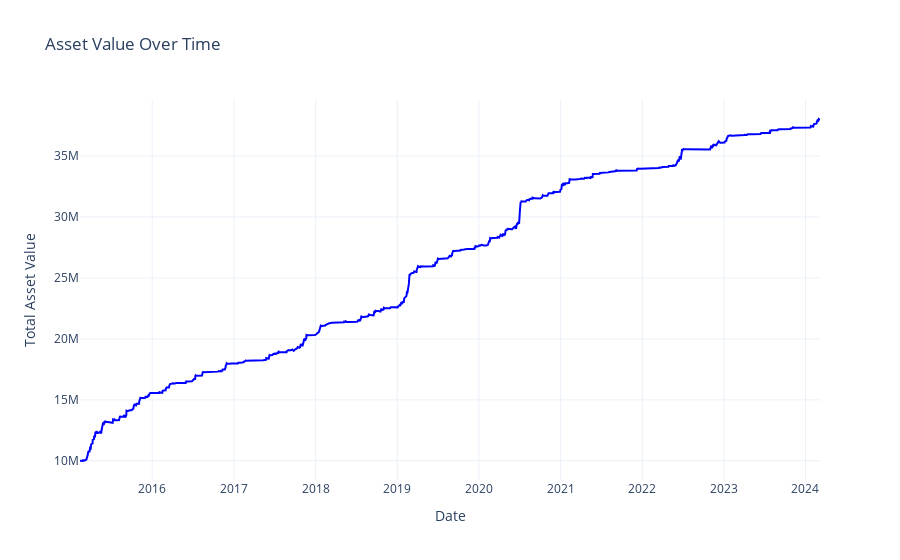
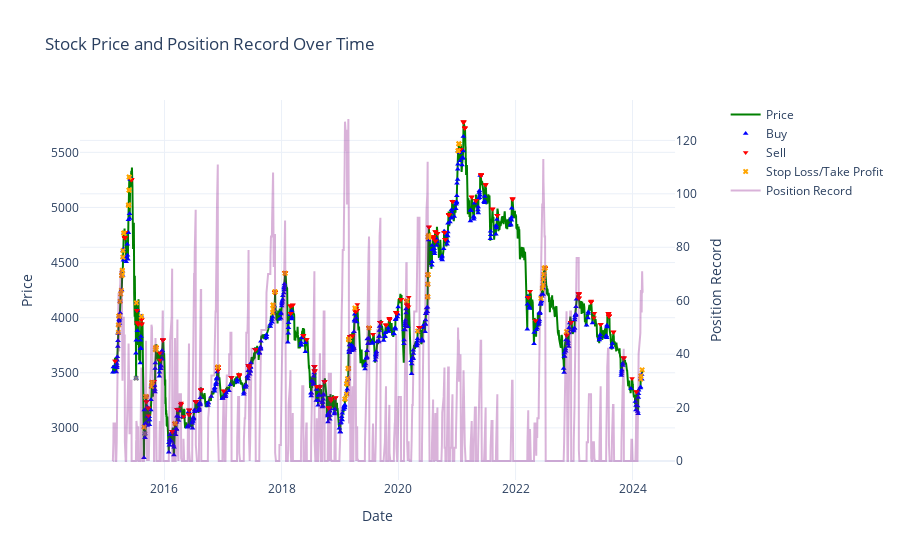

The notebook cell saved with these charts, in order:
### Code cell
import plotly.graph_objects as go
from plotly.subplots import make_subplots

def plots(data, trades, asset_record, position_record):
    fig1 = go.Figure()
    fig1.add_trace(go.Scatter(x=data['date'], y=asset_record, mode='lines', name='Total Asset Value', line=dict(color='blue')))
    fig1.update_layout(title='Asset Value Over Time', xaxis_title='Date', yaxis_title='Total Asset Value', template='plotly_white')
    fig1.show()

    fig2 = make_subplots(specs=[[{"secondary_y": True}]])
    
    fig2.add_trace(go.Scatter(x=data['date'], y=data['close'], mode='lines', name='Price', line=dict(color='green')), secondary_y=False)
    
    buy_dates = [data['date'][trade[3]] for trade in trades if trade[0] == 'buy']
    buy_prices = [trade[1] for trade in trades if trade[0] == 'buy']
    sell_dates = [data['date'][trade[3]] for trade in trades if trade[0] == 'sell']
    sell_prices = [trade[1] for trade in trades if trade[0] == 'sell']
    stop_dates = [data['date'][trade[3]] for trade in trades if trade[0] == 'stop']
    stop_prices = [trade[1] for trade in trades if trade[0] == 'stop']
    stop_types = [trade[4] for trade in trades if trade[0] == 'stop']

    fig2.add_trace(go.Scatter(x=buy_dates, y=buy_prices, mode='markers', name='Buy', marker=dict(color='blue', size=5, symbol='triangle-up')), secondary_y=False)
    fig2.add_trace(go.Scatter(x=sell_dates, y=sell_prices, mode='markers', name='Sell', marker=dict(color='red', size=5, symbol='triangle-down')), secondary_y=False)
    fig2.add_trace(go.Scatter(x=stop_dates, y=stop_prices, mode='markers', name='Stop Loss/Take Profit', 
                              marker=dict(color=['orange' if typ == 'profit' else 'grey' for typ in stop_types], size=5, symbol='x')), secondary_y=False)
    
    fig2.add_trace(go.Scatter(x=data['date'], y=position_record, mode='lines', name='Position Record', line=dict(color='purple'), opacity=0.3), secondary_y=True)


    fig2.update_layout(title='Stock Price and Position Record Over Time', xaxis_title='Date', template='plotly_white')
    fig2.update_yaxes(title_text='Price', secondary_y=False)
    fig2.update_yaxes(title_text='Position Record', secondary_y=True)

    fig2.show()
plots(full_data, trades, asset_record, position_record)

### Figure 1 — Plotly figure (JSON) as saved in the notebook; plotly's stock layout.template omitted (floating-point values rounded to 4 significant figures; data arrays with more than 128 entries replaced by an {"elided": "..."} marker saying what was removed)
{"data": [{"line": {"color": "blue"}, "mode": "lines", "name": "Total Asset Value", "type": "scatter", "x": {"elided": "2202 str values"}, "y": {"elided": "2202 float values"}}], "layout": {"title": {"text": "Asset Value Over Time"}, "xaxis": {"title": {"text": "Date"}}, "yaxis": {"title": {"text": "Total Asset Value"}}}}

### Figure 2 — Plotly figure (JSON) as saved in the notebook; plotly's stock layout.template omitted (floating-point values rounded to 4 significant figures; data arrays with more than 128 entries replaced by an {"elided": "..."} marker saying what was removed)
{"data": [{"line": {"color": "green"}, "mode": "lines", "name": "Price", "type": "scatter", "x": {"elided": "2202 str values"}, "xaxis": "x", "y": {"elided": "2202 float values"}, "yaxis": "y"}, {"marker": {"color": "blue", "size": 5, "symbol": "triangle-up"}, "mode": "markers", "name": "Buy", "type": "scatter", "x": {"elided": "576 str values"}, "xaxis": "x", "y": {"elided": "576 float values"}, "yaxis": "y"}, {"marker": {"color": "red", "size": 5, "symbol": "triangle-down"}, "mode": "markers", "name": "Sell", "type": "scatter", "x": {"elided": "571 str values"}, "xaxis": "x", "y": {"elided": "571 float values"}, "yaxis": "y"}, {"marker": {"color": ["orange", "orange", "orange", "orange", "orange", "orange", "orange", "orange", "orange", "orange", "orange", "orange", "orange", "orange", "orange", "orange", "orange", "orange", "orange", "orange", "orange", "orange", "orange", "orange", "orange", "orange", "orange", "grey", "orange", "orange", "orange", "grey", "orange", "orange", "orange", "orange", "orange", "orange", "orange", "orange", "orange", "orange", "orange", "orange", "orange", "orange", "orange", "orange", "orange", "orange", "orange", "orange", "orange", "orange", "orange", "orange", "orange", "orange", "orange", "orange", "orange", "orange", "orange", "orange", "orange", "orange", "orange", "orange", "orange", "orange", "orange", "orange", "orange", "orange", "orange", "orange", "orange", "orange", "orange", "orange", "orange", "orange", "orange", "orange", "orange", "orange", "orange", "orange", "orange", "orange", "orange", "orange", "orange", "orange", "orange", "orange", "orange", "orange", "orange", "orange", "orange", "orange", "orange", "orange", "orange", "orange", "orange", "orange", "orange", "orange", "orange", "orange", "orange", "orange", "orange", "orange", "orange", "orange", "orange", "orange", "orange", "orange", "orange", "orange", "orange"], "size": 5, "symbol": "x"}, "mode": "markers", "name": "Stop Loss/Take Profit", "type": "scatter", "x": ["2015-03-19T00:00:00", "2015-03-20T00:00:00", "2015-03-20T00:00:00", "2015-03-23T00:00:00", "2015-03-23T00:00:00", "2015-03-23T00:00:00", "2015-03-30T00:00:00", "2015-04-03T00:00:00", "2015-04-07T00:00:00", "2015-04-10T00:00:00", "2015-04-10T00:00:00", "2015-04-10T00:00:00", "2015-04-10T00:00:00", "2015-04-10T00:00:00", "2015-04-13T00:00:00", "2015-04-13T00:00:00", "2015-04-16T00:00:00", "2015-04-17T00:00:00", "2015-04-22T00:00:00", "2015-04-22T00:00:00", "2015-05-22T00:00:00", "2015-05-22T00:00:00", "2015-05-22T00:00:00", "2015-05-25T00:00:00", "2015-05-25T00:00:00", "2015-05-26T00:00:00", "2015-05-26T00:00:00", "2015-07-08T00:00:00", "2015-07-10T00:00:00", "2015-08-10T00:00:00", "2015-08-27T00:00:00", "2015-09-01T00:00:00", "2015-09-08T00:00:00", "2015-09-08T00:00:00", "2015-10-12T00:00:00", "2015-10-15T00:00:00", "2015-10-15T00:00:00", "2015-10-16T00:00:00", "2015-11-06T00:00:00", "2015-11-06T00:00:00", "2015-11-09T00:00:00", "2015-11-09T00:00:00", "2016-03-07T00:00:00", "2016-11-29T00:00:00", "2016-11-29T00:00:00", "2017-11-07T00:00:00", "2017-11-09T00:00:00", "2017-11-10T00:00:00", "2017-11-10T00:00:00", "2017-11-10T00:00:00", "2017-11-10T00:00:00", "2017-11-21T00:00:00", "2017-11-21T00:00:00", "2017-11-21T00:00:00", "2017-11-21T00:00:00", "2018-01-23T00:00:00", "2018-01-23T00:00:00", "2019-02-01T00:00:00", "2019-02-01T00:00:00", "2019-02-11T00:00:00", "2019-02-13T00:00:00", "2019-02-13T00:00:00", "2019-02-13T00:00:00", "2019-02-13T00:00:00", "2019-02-18T00:00:00", "2019-02-18T00:00:00", "2019-02-22T00:00:00", "2019-02-22T00:00:00", "2019-02-22T00:00:00", "2019-02-22T00:00:00", "2019-02-22T00:00:00", "2019-02-22T00:00:00", "2019-02-25T00:00:00", "2019-02-25T00:00:00", "2019-02-25T00:00:00", "2019-02-25T00:00:00", "2019-02-25T00:00:00", "2019-02-25T00:00:00", "2019-02-25T00:00:00", "2019-02-25T00:00:00", "2019-02-25T00:00:00", "2019-02-25T00:00:00", "2019-04-04T00:00:00", "2019-07-01T00:00:00", "2020-02-21T00:00:00", "2020-04-30T00:00:00", "2020-07-01T00:00:00", "2020-07-01T00:00:00", "2020-07-01T00:00:00", "2020-07-01T00:00:00", "2020-07-02T00:00:00", "2020-07-02T00:00:00", "2020-07-03T00:00:00", "2020-07-03T00:00:00", "2020-07-03T00:00:00", "2020-07-03T00:00:00", "2020-07-03T00:00:00", "2020-07-06T00:00:00", "2020-07-06T00:00:00", "2020-07-06T00:00:00", "2020-07-06T00:00:00", "2020-07-06T00:00:00", "2020-07-06T00:00:00", "2020-07-06T00:00:00", "2020-07-08T00:00:00", "2021-01-07T00:00:00", "2021-01-07T00:00:00", "2021-01-12T00:00:00", "2021-01-12T00:00:00", "2021-01-12T00:00:00", "2022-06-08T00:00:00", "2022-06-17T00:00:00", "2022-06-23T00:00:00", "2022-06-23T00:00:00", "2022-06-24T00:00:00", "2022-06-24T00:00:00", "2022-06-27T00:00:00", "2022-06-27T00:00:00", "2022-06-28T00:00:00", "2022-07-04T00:00:00", "2022-07-04T00:00:00", "2022-11-15T00:00:00", "2024-02-21T00:00:00", "2024-02-22T00:00:00", "2024-03-01T00:00:00"], "xaxis": "x", "y": [3867.0, 3934.0, 3934.0, 4014.0, 4014.0, 4014.0, 4148.0, 4215.0, 4248.0, 4383.0, 4383.0, 4383.0, 4383.0, 4383.0, 4429.0, 4429.0, 4549.0, 4608.0, 4767.0, 4767.0, 5022.0, 5022.0, 5022.0, 5157.0, 5157.0, 5276.0, 5276.0, 3450.0, 4134.0, 4012.0, 3007.0, 2948.0, 3285.0, 3285.0, 3376.0, 3410.0, 3410.0, 3413.0, 3710.0, 3710.0, 3731.0, 3731.0, 3041.0, 3551.0, 3551.0, 4047.0, 4078.0, 4113.0, 4113.0, 4113.0, 4113.0, 4234.0, 4234.0, 4234.0, 4234.0, 4403.0, 4403.0, 3261.0, 3261.0, 3306.0, 3400.0, 3400.0, 3400.0, 3400.0, 3446.0, 3446.0, 3539.0, 3539.0, 3539.0, 3539.0, 3539.0, 3539.0, 3803.0, 3803.0, 3803.0, 3803.0, 3803.0, 3803.0, 3803.0, 3803.0, 3803.0, 3803.0, 4088.0, 3907.0, 4153.0, 3878.0, 4190.0, 4190.0, 4190.0, 4190.0, 4303.0, 4303.0, 4390.0, 4390.0, 4390.0, 4390.0, 4390.0, 4733.0, 4733.0, 4733.0, 4733.0, 4733.0, 4733.0, 4733.0, 4747.0, 5515.0, 5515.0, 5577.0, 5577.0, 5577.0, 4175.0, 4266.0, 4298.0, 4298.0, 4348.0, 4348.0, 4394.0, 4394.0, 4449.0, 4452.0, 4452.0, 3874.0, 3443.0, 3472.0, 3527.0], "yaxis": "y"}, {"line": {"color": "purple"}, "mode": "lines", "name": "Position Record", "opacity": 0.3, "type": "scatter", "x": {"elided": "2202 str values"}, "xaxis": "x", "y": {"elided": "2202 int values"}, "yaxis": "y2"}], "layout": {"title": {"text": "Stock Price and Position Record Over Time"}, "xaxis": {"anchor": "y", "domain": [0, 0.94], "title": {"text": "Date"}}, "yaxis": {"anchor": "x", "domain": [0, 1], "title": {"text": "Price"}}, "yaxis2": {"anchor": "x", "overlaying": "y", "side": "right", "title": {"text": "Position Record"}}}}
